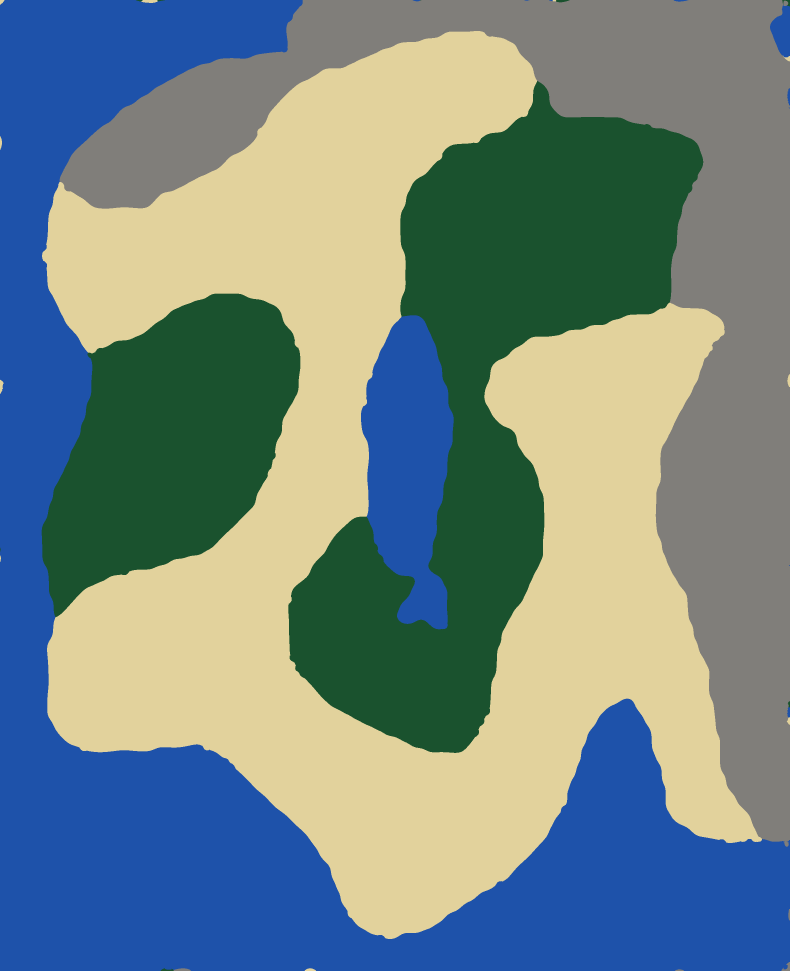
#> input picture design/terrain-current-profile-20261007/current/act1-smoothed-semantic.png, 2368 x 2912 px (shown at 1/3 size)
$ python grade_act_map.py ../design/terrain-current-profile-20261007/current/act1-smoothed-semantic.png out.png
#> lines starting #> are read from the running program, lines starting #| are printed output that depends on the picture; after the words box and inside, x2 and y2 are one past the last pixel; in counts of white or black regions, pixels touching at a corner belong together
#!/usr/bin/env python3
"""ONE global colour grade on the ONE stitched act map. Replaces all per-tile tone correction.

Why this exists, and why it is the only tone step left:

Three separate corrections used to be stacked on these pixels -- the generation itself, then
`retone_tiles.py --apply`, then `stitch_art_tiles.py`'s `normalise_tone` -- each measured
against a different reference, and each computed PER TILE. A per-tile gain is what made the sea
read as a patchwork: two neighbours get two different gains, and the 144px band they share
(byte-identical by construction, via prime_tile_base.py --lock) is pulled apart by that
difference right before the min-error cut has to choose between the two copies.

The gain field here depends ONLY on the act-wide semantic mask, never on which tile a pixel came
from. Two pixels with the same class and the same neighbourhood get the same gain wherever they
are, so byte-identical strips stay byte-identical and no tile boundary can appear. That is the
whole argument for grading once, globally, at the end.

The field is built at the semantic mask's native resolution and upsampled, which is exact enough
because it is smooth by construction, and keeps peak memory to a few hundred MB on a 62 Mpx map.

Class edges are feathered (--sigma, in mask pixels) so that a shoreline -- where the gain steps
from 1.33 on land to 0.64 on water -- grades across the same soft band the artwork already
draws, instead of cutting a hard line through it.

Hue handling (--mode):
  luminance  every channel of a class scaled by the same factor: hits the target LUMINANCE and
             leaves hue untouched.
  rgb        each channel scaled to hit the target mean RGB exactly: hits hue too.
  hybrid     (default) rgb for ground/rock/water, luminance for forest.

`hybrid` is the default because of a real measurement trap. The target theme's forest mean is
(13,30,40) -- hue 202 degrees, i.e. blue -- against the current (21,27,18) at hue 100 degrees.
That is not a forest that is meant to be blue; it is what averaging a near-black, shadow-
dominated region does to a mean. Taking it literally means a 2.28x blue gain and a teal forest.
The forest's LUMINANCE is already almost right (24.9 against a target of 27), so the honest
correction there is the luminance one. The other three classes shift hue by under 10 degrees,
where the per-channel match is safe and lands exactly on the palette the owner picked.

Flat-field (--ff-sigma, 0 disables):

A single gain per class fixes the act's OVERALL palette but keeps every relative difference
inside a class. The tiles were generated independently, so water alone spans 42-55 before
grading; a constant gain carries that straight through and the sea still reads as blocks.

So each class gets a smooth gain FIELD instead of a single number: divide out a heavily blurred
local mean of that class and multiply in its target, which lands the class on target EVERYWHERE
rather than only on average. The local mean is masked (blur(L*m)/blur(m)), so a class is only
ever measured against its own pixels and boundaries do not bleed.

This is not per-tile correction wearing a disguise, and the difference is the whole point. A
per-tile gain field is piecewise-constant with jumps exactly on the tile grid -- it CREATES
edges, which is what broke the seams. This field is a wide Gaussian of the image content: it is
continuous everywhere, knows nothing about where tiles are, and its gradient is bounded by the
blur radius. A continuous field cannot introduce a discontinuity; it can only reduce the ones
already there.

Usage:
    grade_act_map.py <in.png> <out.png> [--mode hybrid] [--sigma 5.3] [--ff-sigma 30]
                     [--report r.json]
"""
from __future__ import annotations

import argparse
import json
import os

import numpy as np
from PIL import Image, ImageFilter

Image.MAX_IMAGE_PIXELS = None

ROOT = os.path.dirname(os.path.dirname(os.path.abspath(__file__)))
DIR = os.path.join(ROOT, "design/continent-terrain-class-method/owner-terrain/art-tiles")
MASK = os.path.join(DIR, "act1-smoothed-semantic.png")
LEGEND = {(226, 210, 156): "ground", (26, 82, 46): "forest",
          (128, 126, 122): "rock", (30, 82, 170): "water"}

# The owner picked this theme; these are measured from TARGET-COLOUR-THEME.png, not chosen.
TARGET_RGB = {"ground": (101, 114, 33), "forest": (13, 30, 40),
              "water": (10, 34, 55), "rock": (69, 67, 56)}
TARGET_LUM = {"ground": 105.0, "forest": 27.0, "water": 31.0, "rock": 66.0}
LUM_ONLY = {"forest"}                      # see the hue note above
SHOULDER = 205.0                           # highlights roll off instead of clipping flat
MAX_GAIN = 2.6


def lum(a):
    return 0.2126 * a[..., 0] + 0.7152 * a[..., 1] + 0.0722 * a[..., 2]


def _box(a, r, axis):
    """Edge-clamped moving average of width 2r+1, via cumulative sums."""
    n = a.shape[axis]
    pad = [(0, 0)] * a.ndim
    pad[axis] = (r, r)
    ap = np.pad(a, pad, mode="edge")
    zshape = list(ap.shape)
    zshape[axis] = 1
    c = np.concatenate([np.zeros(zshape, np.float64),
                        np.cumsum(ap, axis=axis, dtype=np.float64)], axis=axis)
    hi = [slice(None)] * a.ndim
    lo = [slice(None)] * a.ndim
    hi[axis] = slice(2 * r + 1, 2 * r + 1 + n)
    lo[axis] = slice(0, n)
    return ((c[tuple(hi)] - c[tuple(lo)]) / (2 * r + 1)).astype(np.float32)


def gblur(a, sigma):
    """Gaussian blur by three successive box passes (PIL cannot blur float images, and this
    map has no scipy). Three passes is within ~3% of a true Gaussian, which is far tighter
    than anything the flat-field needs -- it only has to be smooth."""
    if sigma <= 0:
        return a.astype(np.float32)
    r = max(1, int(round((np.sqrt(4.0 * sigma * sigma + 1.0) - 1.0) / 2.0)))
    out = a.astype(np.float32)
    for _ in range(3):
        out = _box(_box(out, r, 0), r, 1)
    return out


def main() -> None:
    ap = argparse.ArgumentParser()
    ap.add_argument("src")
    ap.add_argument("dst")
    ap.add_argument("--mode", choices=("hybrid", "luminance", "rgb"), default="hybrid")
    ap.add_argument("--sigma", type=float, default=5.3,
                    help="feather radius in MASK pixels (mask is 1/3 scale, so ~16px on the map)")
    ap.add_argument("--ff-sigma", type=float, default=30.0,
                    help="flat-field blur, in QUARTER-mask pixels (30 ~= 1.4 tiles). 0 disables")
    ap.add_argument("--report")
    args = ap.parse_args()

    img = Image.open(args.src).convert("RGB")
#> img is the input picture: PIL image 2368x2912 RGB; mean R, G, B 114.4, 134.2, 131.3
    W, H = img.size
    sem_img = Image.open(MASK).convert("RGB")
    mw, mh = sem_img.size
    sem = np.asarray(sem_img).astype(int)
    print(f"map {W}x{H}   mask {mw}x{mh}   mode {args.mode}   sigma {args.sigma} mask-px")
#| map 2368x2912   mask 2368x2912   mode hybrid   sigma 5.3 mask-px

    # ---- measure current per-class means, through the mask (the one reliable measurement) ----
    arr = np.asarray(img)
    small = np.asarray(img.resize((mw, mh), Image.BOX)).astype(np.float32)
    cur, masks = {}, {}
    for rgb, key in LEGEND.items():
        m = (np.abs(sem - np.array(rgb)).sum(axis=2) < 20)
        masks[key] = m
        if m.sum() >= 10000:
            cur[key] = (small[m].mean(axis=0), float(lum(small[m]).mean()))
#> this loop made 4 passes
#> pass 1, in main, `m = (np.abs(sem - np.array(rgb)).sum(axis=2) < 20)`:
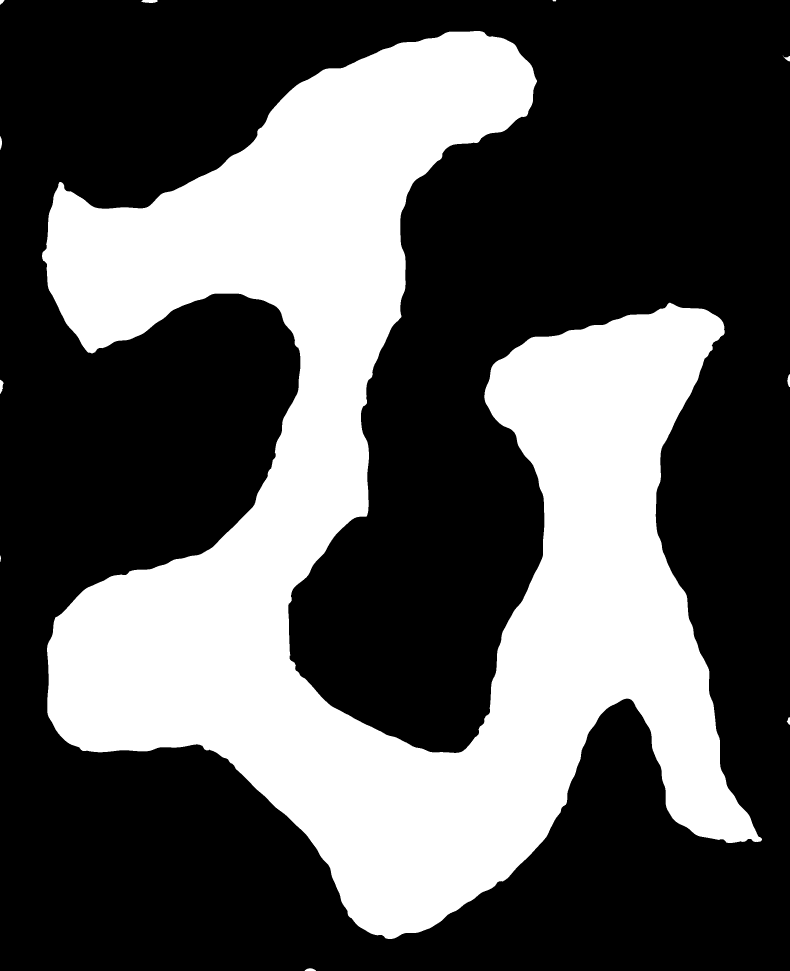
#> m: shape (2912, 2368) bool (shown at 1/3 size); 34.9% white; 12 white regions (1 under 20 px), largest, box (x1, y1, x2, y2) and area: (126, 93, 2286, 2817) 2405053, (423, 0, 473, 9) 359, (0, 1139, 12, 1182) 296
#> after the loop, cur = {'ground': ([224.3, 215.6, 159.3], 209.5), 'forest': ([25.81, 80.57, 46.98], 67.5), 'rock': ([128, 127.5, 120.9], 126.1), 'water': ([30.81, 80.43, 170.1], 77.3)}; masks = 4 items

    # ---- per-class, per-channel gains ----
    gains, report = {}, {}
    for key, (mean_rgb, mean_l) in cur.items():
        use_lum = (args.mode == "luminance") or (args.mode == "hybrid" and key in LUM_ONLY)
        if use_lum:
            g = np.full(3, TARGET_LUM[key] / max(mean_l, 1e-6), np.float32)
        else:
            g = np.array([TARGET_RGB[key][c] / max(float(mean_rgb[c]), 1e-6)
                          for c in range(3)], np.float32)
        g = np.clip(g, 1.0 / MAX_GAIN, MAX_GAIN)
        gains[key] = g
        report[key] = {"currentRGB": [round(float(v), 1) for v in mean_rgb],
                       "currentLum": round(mean_l, 1),
                       "targetRGB": list(TARGET_RGB[key]), "targetLum": TARGET_LUM[key],
                       "gain": [round(float(v), 3) for v in g],
                       "mode": "luminance" if use_lum else "rgb",
                       "coveragePct": round(float(masks[key].mean() * 100), 1)}
        print(f"  {key:<7} {str([round(float(v),1) for v in mean_rgb]):<20} L{mean_l:5.1f}"
              f"  ->  gain {np.round(g,3)}  ({'lum' if use_lum else 'rgb'})")
#> this loop made 4 passes
#> (key, mean_rgb, mean_l, use_lum, g) on passes 1 to 4: ('ground', [224.3, 215.6, 159.3], 209.5, False, [0.45, 0.529, 0.385]), ('forest', [25.81, 80.57, 46.98], 67.5, True, [0.4, 0.4, 0.4]), ('rock', [128, 127.5, 120.9], 126.1, False, [0.539, 0.525, 0.463]), ('water', [30.81, 80.43, 170.1], 77.3, False, [0.385, 0.423, 0.385])
#> (printed output is left out)
#> after the loop, gains = {'ground': [0.45, 0.529, 0.385], 'forest': [0.4, 0.4, 0.4], 'rock': [0.539, 0.525, 0.463], 'water': [0.385, 0.423, 0.385]}; report = 4 items

    # ---- build the gain field at mask resolution, feather, then upsample --------------------
    # Weights come only from the act-wide mask, so the field is identical for identical
    # neighbourhoods anywhere on the map. That is what makes patchwork impossible.
    wsum = np.zeros((mh, mw), np.float32)
#> wsum: shape (2912, 2368) float32; every value is 0
    acc = np.zeros((mh, mw, 3), np.float32)
#> acc: shape (2912, 2368, 3) float32; every value is 0
    blur = ImageFilter.GaussianBlur(args.sigma)
    Lm = lum(small)                                   # luminance at mask resolution
#> in lum (call 5), `return 0.2126 * a[..., 0] + 0.7152 * a[..., 1] + 0.0722 * a[..., 2]`:
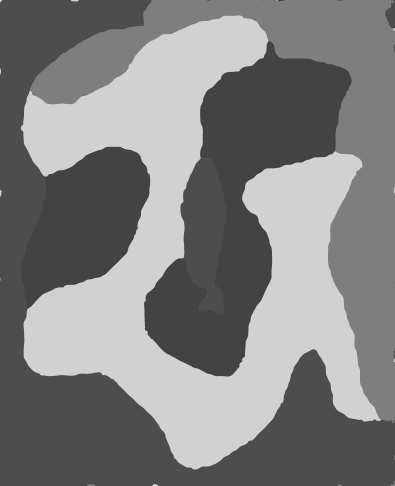
#> returned value: shape (2912, 2368) float32 (shown at 1/6 size); min 67.5, max 209.5, mean 129.8
    qw, qh = mw // 4, mh // 4


    def shrink(a):
        return np.asarray(Image.fromarray(a.astype(np.float32), mode="F")
                          .resize((qw, qh), Image.BOX), dtype=np.float32)

    for key, g in gains.items():
        m = masks[key]
        # chroma-only part of the gain: g with its luminance component divided out, so the
        # spatial term below is solely responsible for level.
        chroma = g * (cur[key][1] / TARGET_LUM[key])
        if args.ff_sigma > 0:
            num = gblur(shrink(Lm * m), args.ff_sigma)
            den = gblur(shrink(m.astype(np.float32)), args.ff_sigma)
            local = np.where(den > 1e-3, num / np.maximum(den, 1e-6), cur[key][1])
            local = np.clip(local, 1.0, None)
            s = np.clip(TARGET_LUM[key] / local, 0.55, 1.9)
            s = np.asarray(Image.fromarray(s, mode="F").resize((mw, mh), Image.BILINEAR),
                           dtype=np.float32)
            report[key]["flatFieldGainRange"] = [round(float(s.min()), 3),
                                                 round(float(s.max()), 3)]
        else:
            s = np.full((mh, mw), TARGET_LUM[key] / cur[key][1], np.float32)
        w = np.asarray(Image.fromarray((m * 255).astype(np.uint8)).filter(blur),
                       dtype=np.float32) / 255.0
        wsum += w
        acc += (w * s)[..., None] * chroma[None, None, :]
        del s, w
#> this loop made 4 passes
#> (key, g, chroma) on passes 1 to 4: ('ground', [0.45, 0.529, 0.385], [0.899, 1.06, 0.767]), ('forest', [0.4, 0.4, 0.4], [1, 1, 1]), ('rock', [0.539, 0.525, 0.463], [1.03, 1, 0.885]), ('water', [0.385, 0.423, 0.385], [0.959, 1.05, 0.959])
#> pass 1, in _box, `c = np.concatenate([np.zeros(zshape, np.float64), np.cumsum(ap, axis=a..`:
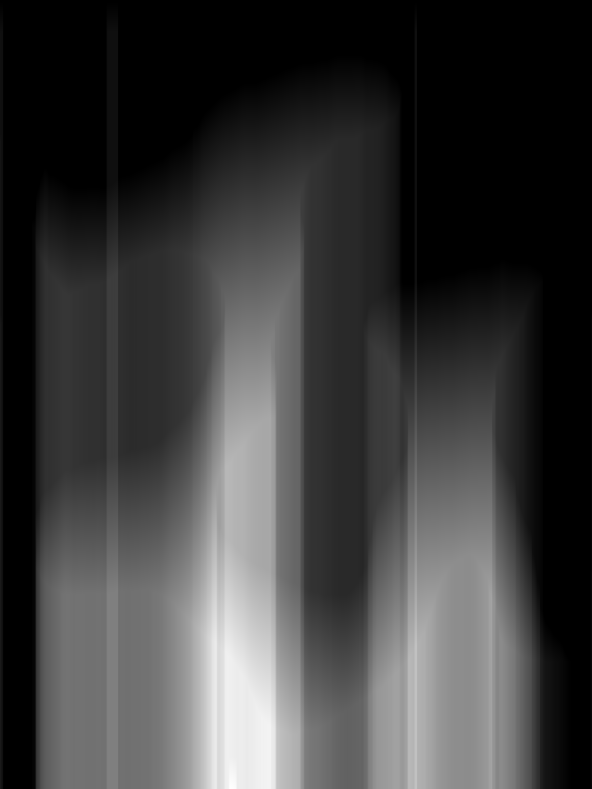
#> c: shape (789, 592) float64; min 0, max 108967.6, mean 25813.7; drawn with min black and max white
#> pass 1, in _box (call 2), `ap = np.pad(a, pad, mode="edge")`:
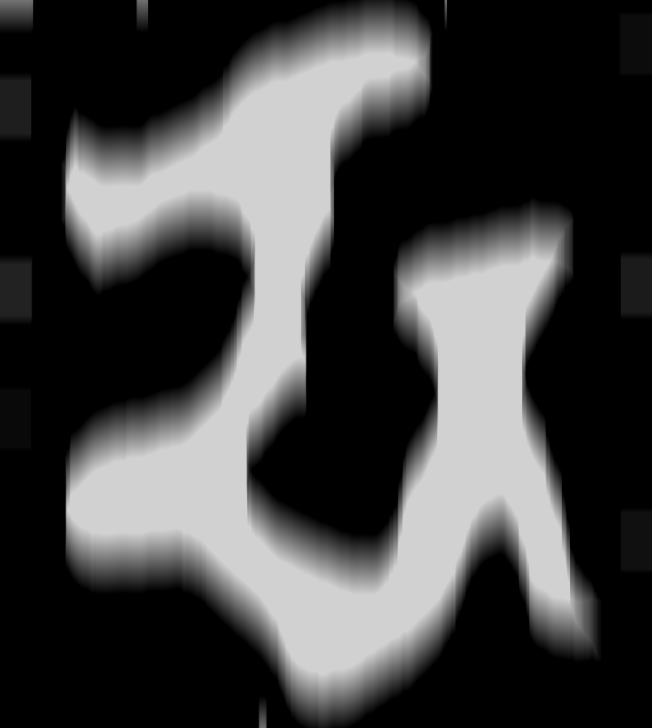
#> ap: shape (728, 652) float32; min 0, max 209.5, mean 67.1
#> after the loop:
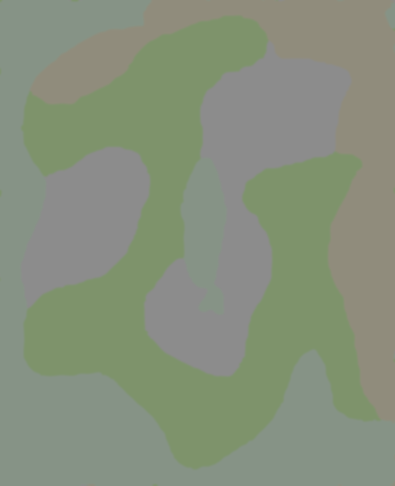
#> acc: shape (2912, 2368, 3) float32 (shown at 1/6 size); mean of channels 0, 1, 2 0.516, 0.535, 0.485; drawn as R, G, B
#> after the loop:
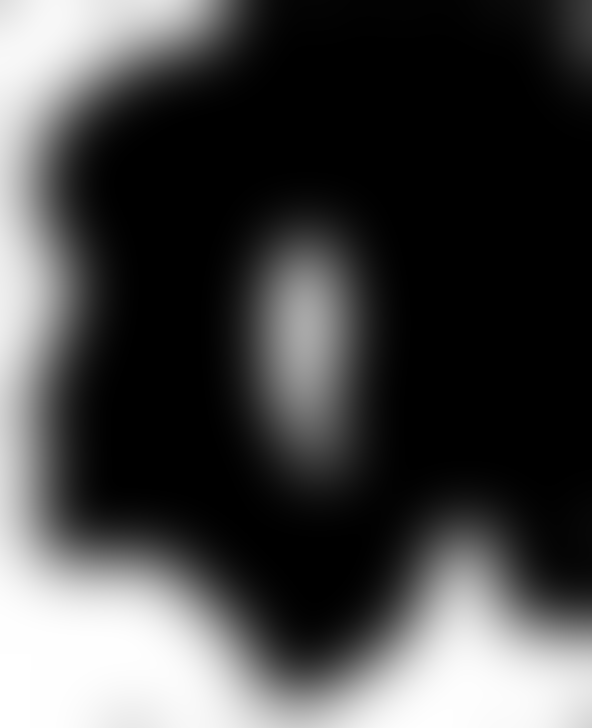
#> den: shape (728, 592) float32; min 0, max 1, mean 0.273
    unc = float((wsum < 0.05).mean() * 100)
#> unc = 0
    acc += (np.clip(1.0 - wsum, 0.0, 1.0)[..., None])      # unclassified -> gain 1.0
    wsum = np.maximum(wsum, 0.0) + np.clip(1.0 - wsum, 0.0, 1.0)
    field = acc / np.maximum(wsum, 1e-6)[..., None]
    print(f"  gain field built; {unc:.2f}% of the map is unclassified (left at gain 1.0)")
#|   gain field built; 0.00% of the map is unclassified (left at gain 1.0)

    # ---- apply, one channel at a time to bound memory on a 62 Mpx image ---------------------
    out = np.empty_like(arr)
    for c in range(3):
        gch = np.asarray(Image.fromarray(field[..., c], mode="F").resize((W, H), Image.BILINEAR),
                         dtype=np.float32)
        v = arr[..., c].astype(np.float32) * gch
        del gch
        hi = v > SHOULDER                    # soft shoulder: compress instead of clipping flat
        v[hi] = SHOULDER + (255.0 - SHOULDER) * (
            1.0 - np.exp(-(v[hi] - SHOULDER) / (255.0 - SHOULDER)))
        out[..., c] = np.clip(v, 0, 255).astype(np.uint8)
        del v
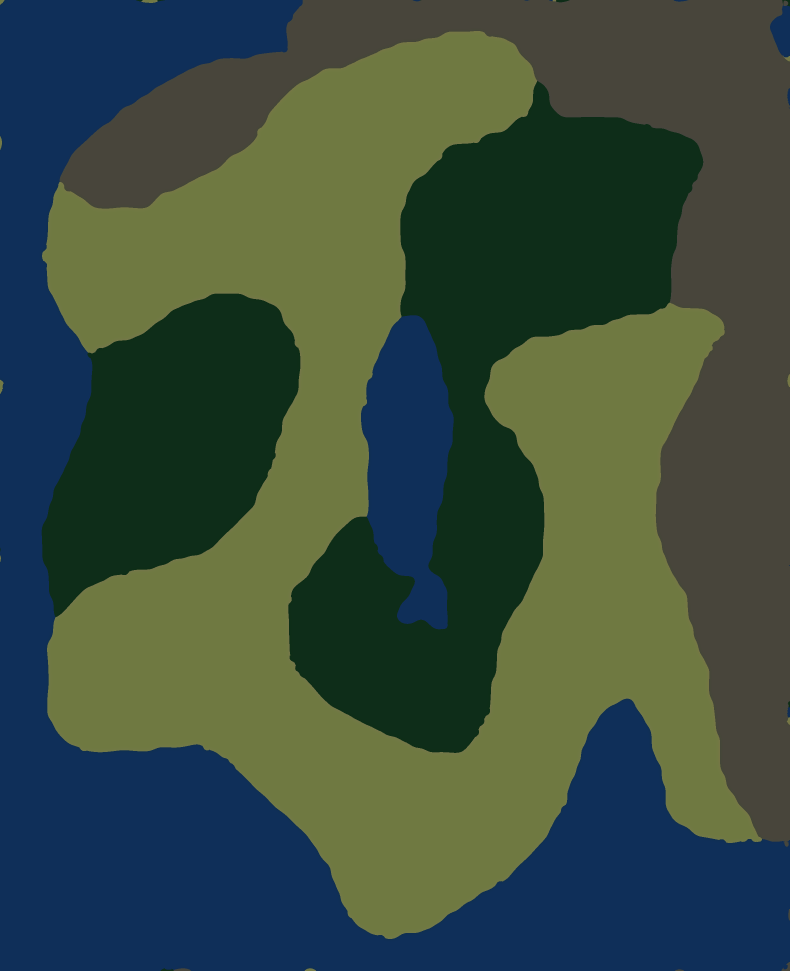
#> out: shape (2912, 2368, 3) (shown at 1/3 size); mean R, G, B 58.1, 76.2, 62.3
    res = Image.fromarray(out)
    res.save(args.dst)
    print(f"wrote {args.dst}  {res.size[0]}x{res.size[1]}")
#| wrote out.png  2368x2912

    # ---- verify we landed on the target ----------------------------------------------------
    chk = np.asarray(res.resize((mw, mh), Image.BOX)).astype(np.float32)
    print("  after grade:")
    for key in cur:
        m = masks[key]
        gl = float(lum(chk[m]).mean())
        report[key]["gradedLum"] = round(gl, 1)
        report[key]["gradedRGB"] = [round(float(v), 1) for v in chk[m].mean(axis=0)]
        print(f"    {key:<7} L {gl:5.1f}  (target {TARGET_LUM[key]:5.1f})   "
              f"RGB {report[key]['gradedRGB']}")
#> this loop made 4 passes
#> (key, gl) on passes 1 to 4: ('ground', 114.9), ('forest', 36.96), ('rock', 68.92), ('water', 43.22)
#> (printed output is left out)
    if args.report:
        json.dump({"mode": args.mode, "sigma": args.sigma, "classes": report},
                  open(args.report, "w"), indent=1)
        print(f"  report: {args.report}")


if __name__ == "__main__":
    main()
